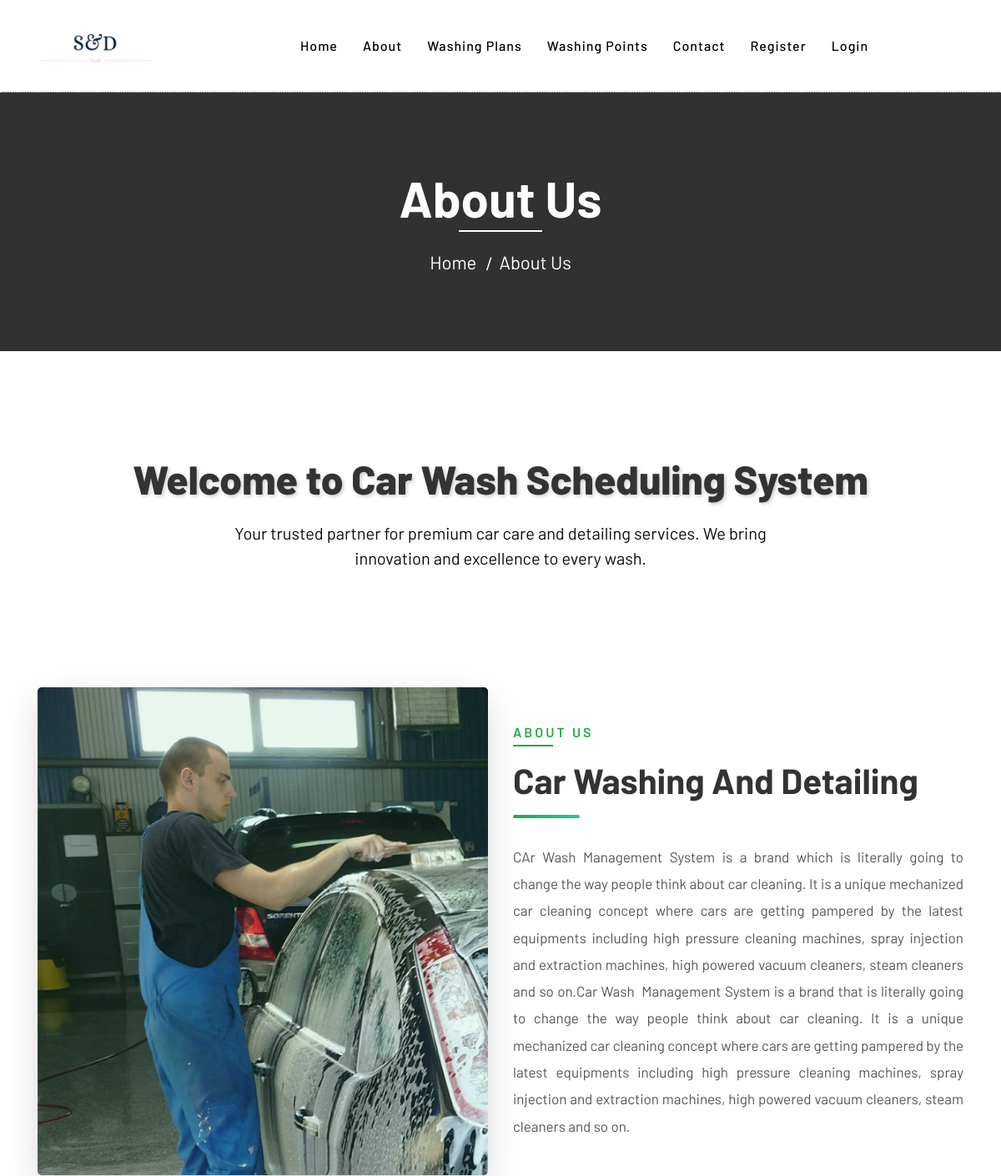
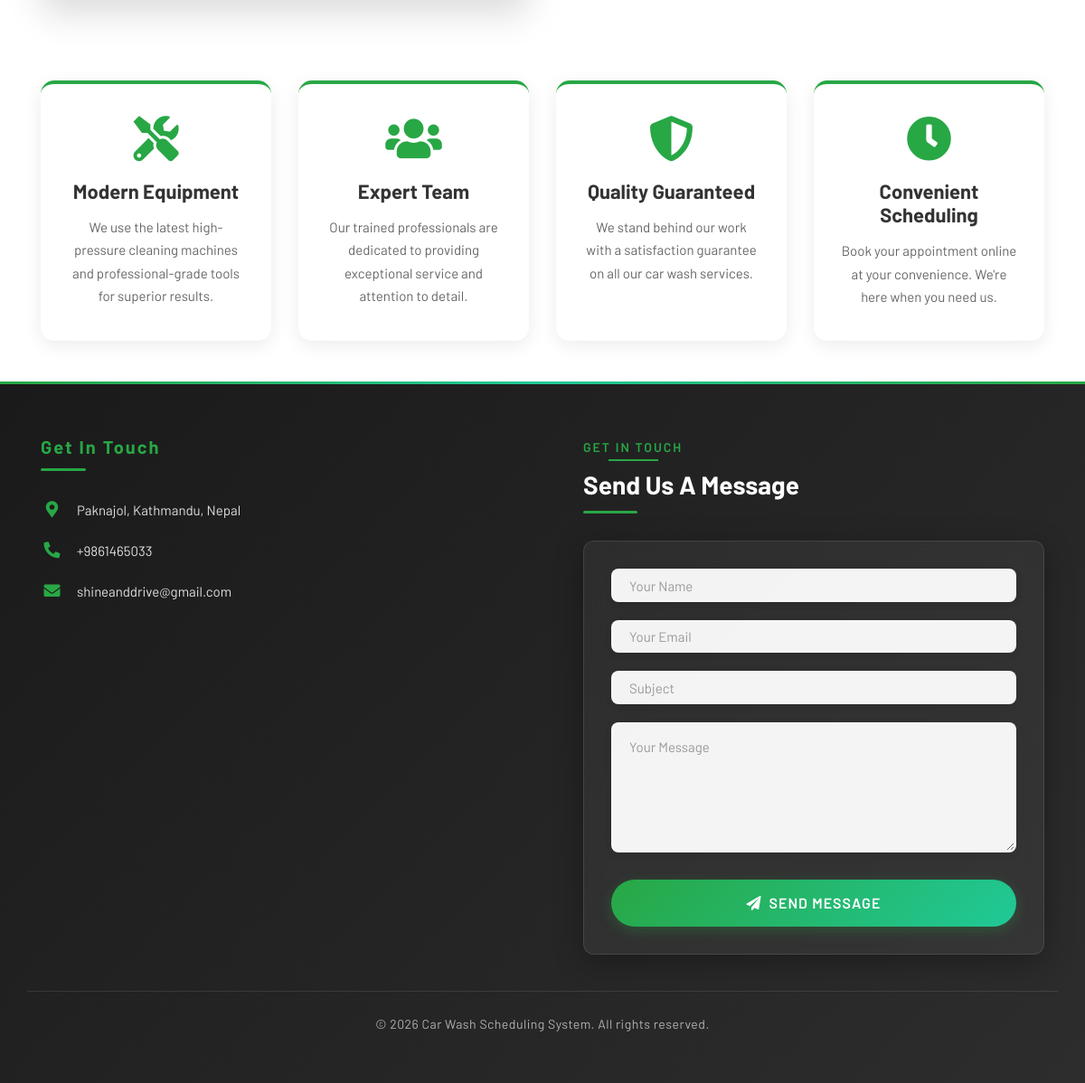
The app's page /cwms/about.php with its own data (2 pictures, top to bottom).
### tables this page shows
CREATE TABLE `tblpages` (
  `id` int(11) NOT NULL,
  `type` varchar(255) DEFAULT '',
  `detail` longtext DEFAULT NULL,
  `openignHrs` varchar(255) DEFAULT NULL,
  `phoneNumber` bigint(20) DEFAULT NULL,
  `emailId` varchar(120) DEFAULT NULL
);

### cwms/about.php (the view, shortened to what this page needs)
<?php
include('includes/config.php');
?>
<!DOCTYPE html>
<html lang="en">
    <head>
        <link href="https://stackpath.bootstrapcdn.com/bootstrap/4.4.1/css/bootstrap.min.css" rel="stylesheet">
        <link href="https://cdnjs.cloudflare.com/ajax/libs/font-awesome/5.10.0/css/all.min.css" rel="stylesheet">
        <link href="lib/flaticon/font/flaticon.css" rel="stylesheet">
        <link href="lib/animate/animate.min.css" rel="stylesheet">
        <link href="lib/owlcarousel/assets/owl.carousel.min.css" rel="stylesheet">
        <link href="css/style.css" rel="stylesheet">
    </head>
    <body>
        <?php include_once('includes/header.php');?>
        <div class="page-header">
            <div class="container">
                <div class="row">
                    <div class="col-12">
                        <h2>About Us</h2>
                    </div>
                    <div class="col-12">
                        <a href="index.php">Home</a>
                        <a href="about.php">About Us</a>
                    </div>
                </div>
            </div>
        </div>
        <div class="about-hero">
            <div class="container">
                <div class="row">
                    <div class="col-12 text-center">
                        <h1>Welcome to Car Wash Scheduling System</h1>
                        <p>Your trusted partner for premium car care and detailing services. We bring innovation and excellence to every wash.</p>
                    </div>
                </div>
            </div>
        </div>
        <div class="about">
            <div class="container">
                <div class="row align-items-center">
                    <div class="col-lg-6">
                        <div class="about-img">
                            <img src="img/carousel-2.jpg" alt="Car Wash Service">
                        </div>
                    </div>
                    <div class="col-lg-6">
                        <div class="section-header text-left">
                            <p>About Us</p>
                            <h2>Car Washing and Detailing</h2>
                        </div>
                        <div class="about-content">
                            <?php
                            $sql = "SELECT type,detail from tblpages where type='aboutus'";
                            $query = $dbh -> prepare($sql);
                            $query->execute();
                            $results=$query->fetchAll(PDO::FETCH_OBJ);
                            foreach($results as $result)
                            {
                                $content = $result->detail;
                                $content = html_entity_decode($content, ENT_QUOTES | ENT_HTML5, 'UTF-8');
                                $content = strip_tags($content);
                                $content = str_replace(['&nbsp;', '&amp;'], [' ', '&'], $content);
                                $content = preg_replace('/\s+/', ' ', $content);
                                $content = trim($content);
                            ?>
                            <p>
                                <?php echo htmlspecialchars($content, ENT_QUOTES, 'UTF-8'); ?>
                            </p>
                            <?php } ?>
                        </div>
                    </div>
                </div>
                <div class="features-grid">
                    <div class="feature-card">
                        <i class="fas fa-tools"></i>
                        <h3>Modern Equipment</h3>
                        <p>We use the latest high-pressure cleaning machines and professional-grade tools for superior results.</p>
                    </div>
                    <div class="feature-card">
                        <i class="fas fa-users"></i>
                        <h3>Expert Team</h3>
                        <p>Our trained professionals are dedicated to providing exceptional service and attention to detail.</p>
                    </div>
                    <div class="feature-card">
                        <i class="fas fa-shield-alt"></i>
                        <h3>Quality Guaranteed</h3>
                        <p>We stand behind our work with a satisfaction guarantee on all our car wash services.</p>
                    </div>
                    <div class="feature-card">
                        <i class="fas fa-clock"></i>
                        <h3>Convenient Scheduling</h3>
                        <p>Book your appointment online at your convenience. We're here when you need us.</p>
                    </div>
                </div>
            </div>
        </div>
        <?php include_once('includes/footer.php');?>
    </body>
</html>

### cwms/includes/footer.php (shortened to what this page needs)
<div class="footer">
    <div class="container">
        <div class="row">
            <div class="col-lg-6 col-md-6">
                <div class="footer-contact">
                    <h2>Get In Touch</h2>
                    <?php
                    $sql = "SELECT * from tblpages where type='contact'";
                    $query = $dbh -> prepare($sql);
                    $query->execute();
                    $results=$query->fetchAll(PDO::FETCH_OBJ);
                    foreach($results as $result)
                    {
                    ?>
                    <p>
                        <i class="fa fa-map-marker-alt"></i>
                        <span><?php echo htmlspecialchars($result->detail); ?></span>
                    </p>
                    <p>
                        <i class="fa fa-phone-alt"></i>
                        <span>+<?php echo htmlspecialchars($result->phoneNumber); ?></span>
                    </p>
                    <p>
                        <i class="fa fa-envelope"></i>
                        <span><?php echo htmlspecialchars($result->emailId); ?></span>
                    </p>
                    <?php } ?>
                </div>
            </div>
            <div class="col-lg-6 col-md-6">
                <div class="footer-form-section">
                    <div class="section-header">
                        <p>Get In Touch</p>
                        <h2>Send Us a Message</h2>
                    </div>
                    <div class="contact-form">
                        <form name="sentMessage" id="contactForm" method="post">
                            <div class="control-group">
                                <input type="text" class="form-control" id="name" placeholder="Your Name" required="required" name="name" />
                            </div>
                            <div class="control-group">
                                <input type="email" class="form-control" id="email" placeholder="Your Email" name="email" required="required" />
                            </div>
                            <div class="control-group">
                                <input type="text" class="form-control" id="subject" placeholder="Subject" required="required" name="subject" />
                            </div>
                            <div class="control-group">
                                <textarea class="form-control" id="message" placeholder="Your Message" required="required" name="message" rows="5"></textarea>
                            </div>
                            <div>
                                <button class="btn btn-custom" type="submit" id="sendMessageButton" name="submit">
                                    <i class="fa fa-paper-plane" style="margin-right: 8px;"></i>Send Message
                                </button>
                            </div>
                        </form>
                    </div>
                </div>
            </div>
        </div>
    </div>
    <div class="container copyright">
        <p>&copy; <?php echo date('Y'); ?> Car Wash Scheduling System. All rights reserved.</p>
    </div>
</div>

### cwms/css/style.css (style rules this page uses)
body { color: #4a4a4a; font-weight: 400; font-family: 'Barlow', sans-serif; scroll-behavior: smooth; -webkit-font-smoothing: antialiased; -moz-osx-font-smoothing: grayscale; }
h1, h2, h3, h4, h5, h6 { color: #333333; }
a { color: #007bff; transition: .3s; }
.btn.btn-custom { padding: 12px 35px; text-align: center; font-size: 16px; font-weight: 600; color: #ffffff; background: #28a745; border: none; border-radius: 50px; box-shadow: 0 4px 15px rgba(40, 167, 69, 0.3); transition: all 0.3s ease; -webkit-transition: all 0.3s ease; -moz-transition: all 0.3s ease; display: inline-block; text-decoration: none; cursor: pointer; }
.page-header { position: relative; margin-bottom: 45px; padding: 90px 0; text-align: center; background: #313131; border-top: 1px dotted #ffffff; }
.page-header h2 { position: relative; color: #ffffff; font-size: 60px; font-weight: 700; margin-bottom: 20px; padding-bottom: 5px; }
.page-header h2::after { position: absolute; content: ""; width: 100px; height: 2px; left: calc(50% - 50px); bottom: 0; background: #ffffff; }
.page-header a { position: relative; padding: 0 12px; font-size: 22px; color: #ffffff; }
.page-header a::after { position: absolute; content: "/"; width: 8px; height: 8px; top: -2px; right: -7px; text-align: center; color: #ffffff; }
.page-header a:last-child::after { display: none; }
.section-header { position: relative; width: 100%; max-width: 700px; margin: 0 auto 45px auto; }
.section-header p { display: inline-block; margin-bottom: 10px; padding-bottom: 5px; position: relative; font-size: 16px; font-weight: 700; letter-spacing: 4px; text-transform: uppercase; color: #28a745; }
.section-header p::after { position: absolute; content: ""; width: 50%; height: 2px; left: 25%; bottom: 0; background: #28a745; }
.section-header.text-left p::after { left: 0; }
.section-header h2 { margin: 0; font-size: 45px; font-weight: 700; text-transform: capitalize; }
.about { position: relative; width: 100%; margin-top: 0px; padding: 60px 0 30px 0; background: #ffffff; }
.about .section-header { margin-bottom: 30px; margin-left: 0; }
.about .about-img img { width: 100%; border-radius: 5px; margin-bottom: 30px; }
.about .about-content { margin-bottom: 30px; }
.footer { position: relative; margin-top: 45px; padding-top: 90px; background: #333333; }
.footer .footer-contact, .footer .footer-link, .footer .footer-newsletter { position: relative; margin-bottom: 45px; color: #ffffff; }
.footer .footer-contact h2, .footer .footer-link h2, .footer .footer-newsletter h2 { margin-bottom: 30px; font-size: 20px; font-weight: 700; letter-spacing: 2px; color: #28a745; }
.footer .footer-contact p i { width: 25px; }
.footer .copyright { text-align: center; padding-top: 15px; padding-bottom: 45px; }
.footer .copyright p { margin: 0; color: #ffffff; }

### records on screen
tblpages: detail "CAr Wash Management System is a brand which is literally going to change the way people think about car cleaning. It is a unique mechanized car cleaning concept where cars are getting pampered by the latest equipments including high pressure cleaning machines, spray injection and extraction machines, high powered vacuum cleaners, steam cleaners and so on.Car Wash Management System is a brand that is literally going to change the way people think about car cleaning. It is a unique mechanized car cleaning concept where cars are getting pampered by the latest equipments including high pressure cleaning machines, spray injection and extraction machines, high powered vacuum cleaners, steam…"
tblpages: detail "Paknajol, Kathmandu, Nepal", phoneNumber "9861465033", emailId "shineanddrive@gmail.com"
